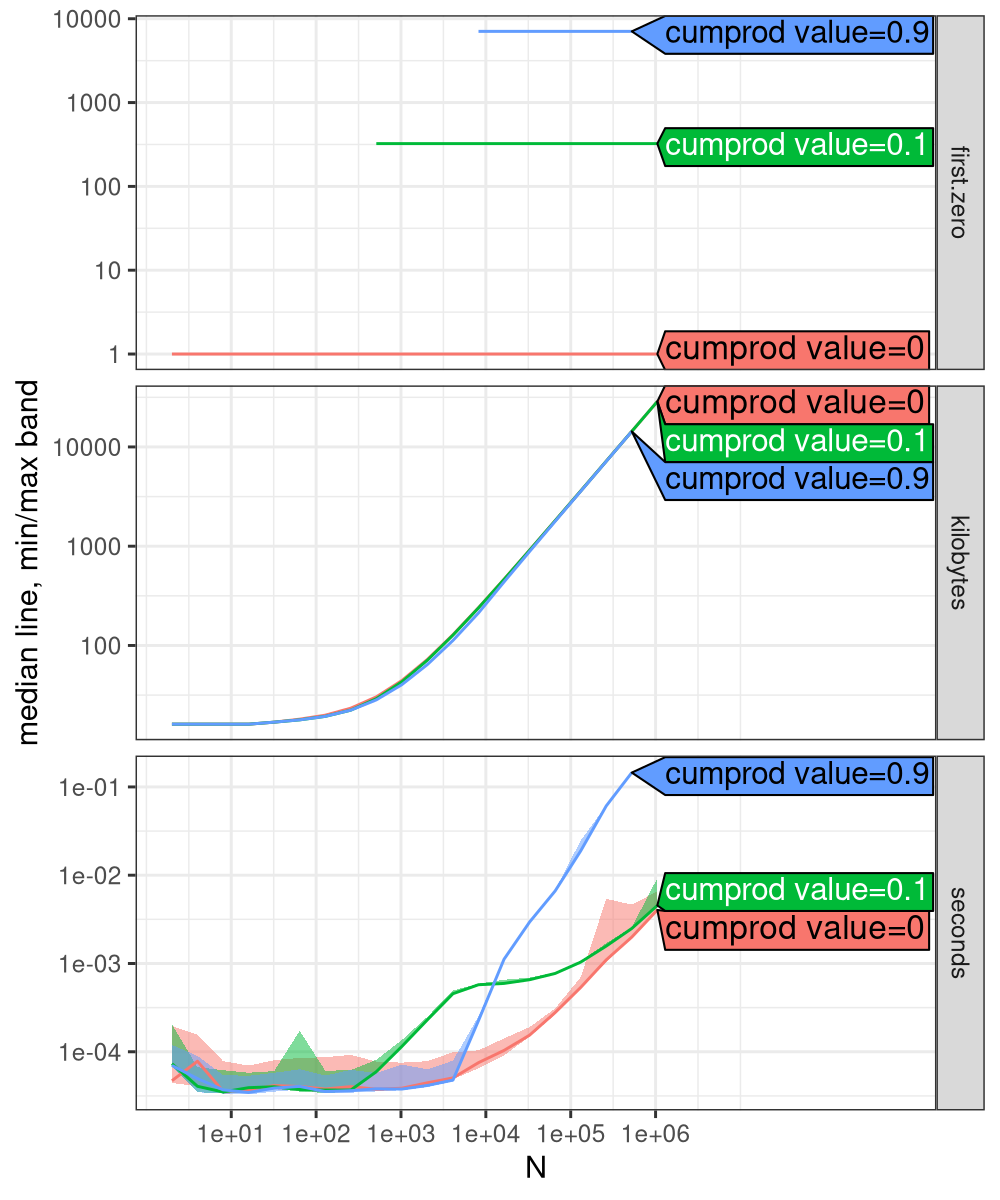

Source code (R):
library(data.table)

(expr.list <- atime::atime_grid(
  list(value=c(0.9, 0.1, 0)),
  cumprod=data.table(first.zero=which(0==cumprod(rep(value, N)))[1])))
alist <- atime::atime(
  expr.list=expr.list,
  seconds.limit=0.1,
  result=TRUE)
plot(alist)

png("figure-cum.png", width=5, height=6, units="in", res=200)
plot(alist)
dev.off()
